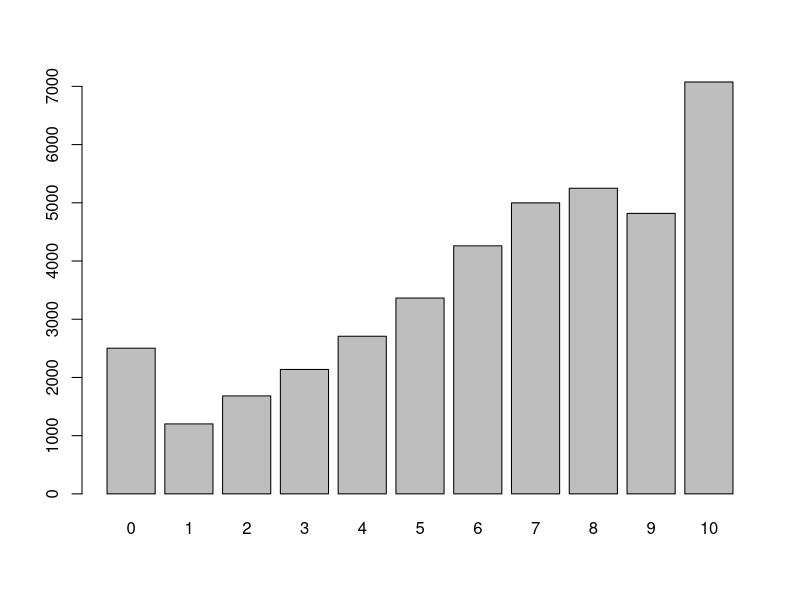
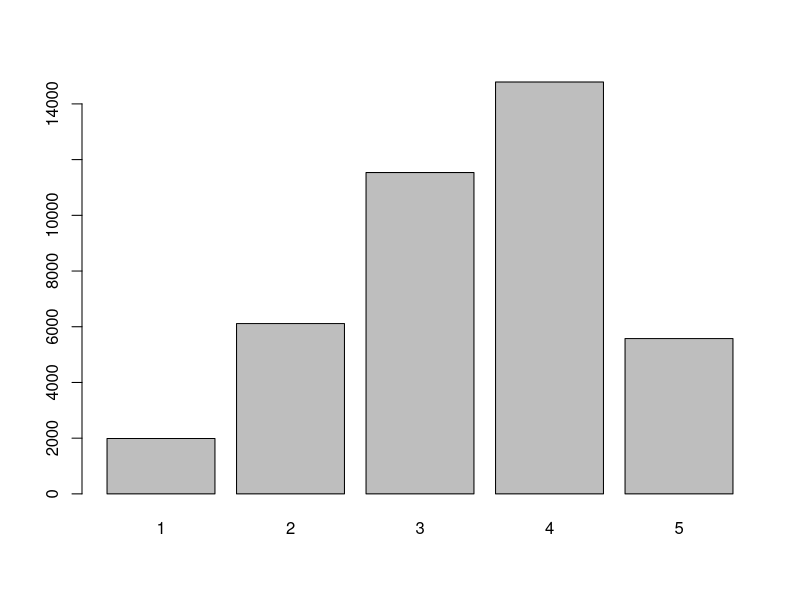
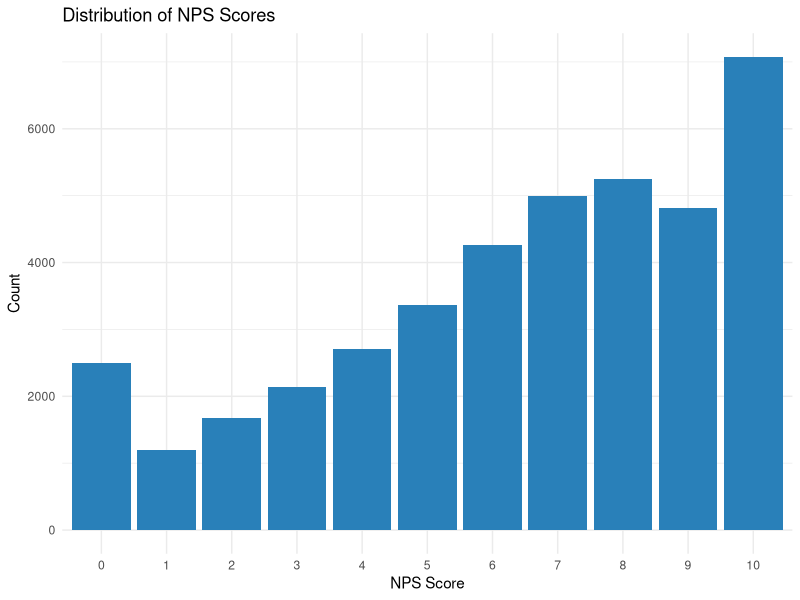
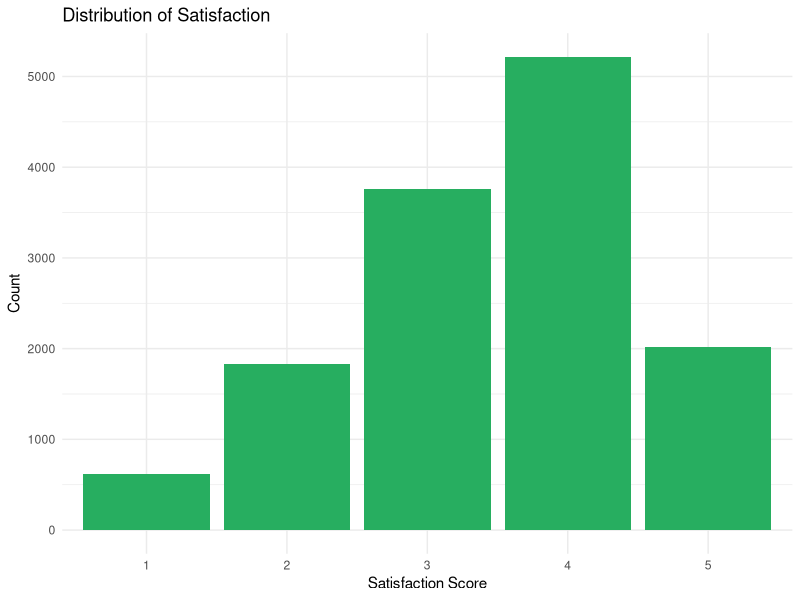
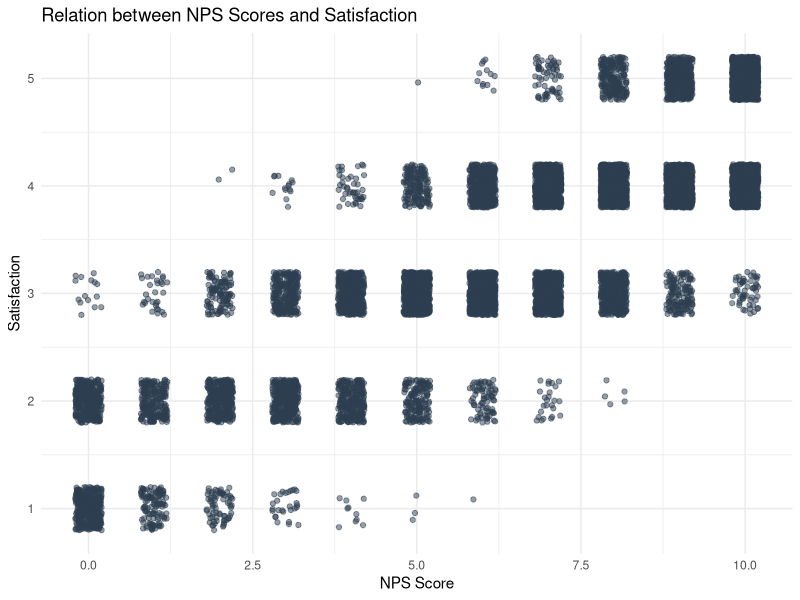

Write the R code that produced these figures, in order.
## ---- chunk 1
library(psych)
library(ggplot2)
library(readxl)#to see the database
library(openxlsx)#to save the database in excel
## ---- chunk 2

set.seed(1000)

data.n <- 5*4*2*1000

data <- data.frame (id = as.factor(c(1:data.n)))


data$age <- round(rlnorm(n=data.n, meanlog= log(40), sdlog=log(1.4)))
data$age [data$age>90] <- 90
data$age [data$age<15] <- 15

data$gender <- factor(sample(c("man", "woman"), prob= c(0.5, 0.5), replace= TRUE, size = data.n))
data$country <- factor(sample(c("Drinkland","Eatland"), prob= c(0.5, 0.5), replace= TRUE, size = data.n))
data$method <- factor(sample(c("chat", "web_form", "email", "phone"), prob= c(0.4, 0.10,0.15, 0.35), replace= TRUE, size = data.n))
data$reason <- factor(sample(c("incorrect_item", "delay", "status","cancellation", "other"), prob= c(0.2, 0.3,0.2,0.1, 0.2), replace= TRUE, size = data.n))
data$open.comment <- rep("bla bla", data.n)


## ---- chunk 3

##For connection complaints
# we set an initial probability of 0.1 of the complaints to appear
con.prob <- rep(0.1,data.n) 
# we set a double probability of connection complains in Drinkland
con.prob [data$country=="Drinkland"] <- con.prob [data$country=="Drinkland"] *2 
#We ensure the probabilities are contained between 0 and 1 (for prevention in further transformations)
con.prob[con.prob>1] <- 1
con.prob[con.prob<0] <- 0
#we create the variable attending the above probabilities for each of our cases
data$complain.connect<- rbinom(n=data.n, size =1, prob=con.prob)
#to check the results are as expected: 
with(data,prop.table(table(complain.connect,country), margin=2))


##For complaints about the speed to respond
# we set an initial probability of 0.05 of the complaints to appear
spr.prob <- rep(0.05,data.n) 
# we set a 6 times higher probability for complains to appear for email
spr.prob [data$method=="email"] <- spr.prob [data$method=="email"] *6 
#We set a 3 times higher probability for complaints to appear for chat and web forms
spr.prob [data$method %in% c("chat", "web_form")] <- spr.prob [data$method %in% c("chat", "web_form")] *3
#We ensure the probabilities are contained between 0 and 1 (for prevention in further transformations)
spr.prob[spr.prob>1] <- 1
spr.prob[spr.prob<0] <- 0
#we create the variable attending the above probabilities for each of our cases
data$complain.sp.respond<- rbinom(n=data.n, size =1, prob=spr.prob)
#to check the results are as expected: 
with(data,prop.table(table(complain.sp.respond,method),margin=2))


##For complaints about the speed to solve
# we set an initial probability of 0.1 of the complaints to appear
sps.prob <- rep(0.1,data.n) 
# we set a 5 times higher probability for contact reasons of incorrect items that are attended by chat
sps.prob [data$method=="chat" & data$reason=="incorrect_item"] <- sps.prob [data$method=="chat" & data$reason=="incorrect_item"] *5
#We ensure the probabilities are contained between 0 and 1 (for prevention in further transformations)
sps.prob[sps.prob>1] <- 1
sps.prob[sps.prob<0] <- 0
#we create the variable attending the above probabilities for each of our cases
data$complain.sp.solve<- rbinom(n=data.n, size =1, prob=sps.prob)
#to check the results are as expected: 
with(data,prop.table(table(complain.sp.solve,reason,method),margin=c(2:3)))

##For complaints about the need to repeat information
# we set an initial probability of 0.02 of the complaints to appear
rp.prob <- rep(0.02,data.n) 
# we set a 10 times higher probability for contact reasons about cancellations
rp.prob [data$reason=="cancellation"] <- rp.prob [data$reason=="cancellation"] *10
#We ensure the probabilities are contained between 0 and 1 (for prevention in further transformations)
rp.prob[rp.prob>1] <- 1
rp.prob[rp.prob<0] <- 0
#we create the variable attending the above probabilities for each of our cases
data$complain.repeat<- rbinom(n=data.n, size =1, prob=rp.prob)
#to check the results are as expected: 
with(data,prop.table(table(complain.repeat,reason),margin=2))

##For other complaints

data$complain.other<- rbinom(n=data.n, size =1, prob=.2)
#to check the results are as expected: 
with(data,prop.table(table(complain.other)))

## ---- chunk 4

#Preliminary distribution in case of no complaints. We use a high mean value
data$nps.score <- rnorm(data.n, mean=9, sd= 2)


#We adjust the scores for the presence of complaints. We are applying fixed penalties to NPS scores based on the presence of complaints (e.g., 3 points if there are connection complaints).While using a binomial distribution could add randomness (and realism), we opt for fixed values to make the relationships easier to interpret. 
data$nps.score <- data$nps.score -
3 * data$complain.connect -
4 * data$complain.sp.respond -
6 * data$complain.sp.solve -
2 * data$complain.repeat -
1 * data$complain.other 

# to limit the values between 0 and 10:
data$nps.score[data$nps.score<0] <- 0
data$nps.score[data$nps.score>10] <- 10 

# to convert to integer values
data$nps.score <- floor (data$nps.score)


#to see the distribution of scores

barplot(table(data$nps.score)) 

with(data,(prop.table(table(data$nps.score))))


## ---- chunk 5
data$nps.segment <- rep(NA_character_, data.n)

data$nps.segment [data$nps.score<=6] <- "detractor"
data$nps.segment [data$nps.score >6 & data$nps.score <9] <- "passive"
data$nps.segment [data$nps.score>=9] <- "promoter"

data$nps.segment <- factor (data$nps.segment)

#to check the results
with(data, prop.table(table(nps.segment)))
## ---- chunk 6

data$satisfaction <- floor(rnorm(data.n, mean = 3, sd=0.5) + 0.9 * (1 + as.numeric(scale(data$nps.score))))

data$satisfaction[data$satisfaction<1] <- 1
data$satisfaction[data$satisfaction>5] <- 5

# To see the distribution
barplot(table(data$satisfaction))
with(data,prop.table(table(satisfaction)))


# To check the correlation with NPS
with(data, cor(nps.score,satisfaction, method="spearman"))


## ---- chunk 7

data$satisfaction[data$country=="Drinkland"]<- NA_real_
data$satisfaction[data$method %in% c("email","web_form")]<- NA_real_


na_randomizer <- sample(c(0,1), size=sum(!is.na(data$satisfaction)), replace=TRUE, prob= c(0.1,0.9))
data$satisfaction[which(!is.na(data$satisfaction))[ na_randomizer==0]]<- NA_real_

#We see the results
summary(data$satisfaction)

## ---- chunk 8
# Distribution of the NPS scores: 

ggplot(data[!is.na(data$nps.score), ], aes(x = factor(nps.score))) +
  geom_bar(fill = "#2980b9") +
  labs(
    title = "Distribution of NPS Scores",
    x = "NPS Score",
    y = "Count"
  ) +
  theme_minimal()

# Distribution of satisfaction scores: 

ggplot(data[!is.na(data$satisfaction), ], aes(x = factor(satisfaction))) +
  geom_bar(fill = "#27ae60") +
  labs(
    title = "Distribution of Satisfaction",
    x = "Satisfaction Score",
    y = "Count"
  ) +
  theme_minimal()
## ---- chunk 9
# create the scatterplot (using the package ggplot 2)
ggplot(na.omit(data[, c("nps.score", "satisfaction")]), aes(x = jitter(nps.score), y = jitter(satisfaction))) +
  geom_point(alpha = 0.5, color = "#2c3e50") +
  labs(
    title = "Relation between NPS Scores and Satisfaction",
    x = "NPS Score",
    y = "Satisfaction"
  ) +
  theme_minimal()


## ---- chunk 10
# The Spearman correlation (using the psych package): 
with(data, corr.test(nps.score, satisfaction, method="spearman", use= "complete.obs"))


## ---- chunk 11

f.heatmap.3f <- function(my.data, my.dv, factor.columns, factor.rows, factor.blocks, my.function){


# Create the list object to keep the results, and an object to index them (starting with 1)
results <- list()
k <- 1


#I obtain the unique levels of the factors
factor.column.levels <- unique(my.data[[factor.columns]])
factor.rows.levels <- unique(my.data[[factor.rows]])
factor.blocks.levels <- unique(my.data[[factor.blocks]])


# 1. Results for a general block that does not desagregate results by the block factor
    
#1.1. First line with totals
#it will contain the value for the whole sample, and this total desagregated by the column factor

##1.1.1 Create the label for specifying we refer to results of the whole sample
row.label.t <- paste0("Total all sample")

##1.1.2. Calculate the total results for the whole sample
if(nrow(my.data)>0){
  total <- my.function(my.data[[my.dv]], na.rm=TRUE)
} else {stop("The dataset is empty")
}

##1.1.3. Calculate the total results for the columns factor
c.total <- sapply(factor.column.levels, function(c){
  c.subset <- my.data[ my.data[[factor.columns]] == c, ]
  my.function(c.subset[[my.dv]], na.rm= TRUE)
})

## 1.1.4. Save the results of this line in a named vector
results[[k]] <- c(group = row.label.t, overall = total, setNames(object= c.total, factor.column.levels) ) 
k <- k+1

# 1.2. Create additional lines for the general block
      #each line will shows results of the whole sample for each level of the row factor
      #and additional columns for that result desagregated by the colums factor 

##1.2.1. Create a loop for each level in the row factor
for (r in factor.rows.levels){
  
  ##1.2.2. Create a label for each line
  row.label.r <- paste0(r)
  
  ##1.2.3. Calculate the total for each level of the row factor
  r.total.subset <- my.data[my.data[[factor.rows]]==r, ]
  r.total <- my.function(r.total.subset[[my.dv]], na.rm=TRUE)
  
  ##1.2.4. Calculate the value for each level in the row factor
  rc.crossed <- sapply(factor.column.levels, function(c){
    rc.crossed.subset <- my.data[my.data[[factor.rows]] == r &
                                   my.data[[factor.columns]] == c
    , ]
    my.function(rc.crossed.subset[[my.dv]], na.rm=TRUE)
  })

  ##1.2.5. We save the results
  results[[k]] <- c(group = row.label.r, overall = r.total, setNames(object=rc.crossed, factor.column.levels))
  k<- k+1
  
} # Close the loop for the levels of the row factor



# 2.Results for each level of the block factor

#2.1. first line with totals
# it will contain the results for the total of the block and that result desagregated by the column factor

# 2.1.1. We create a loop for each block
for (b in factor.blocks.levels){
  
  ## 2.1.2.Label the line to put the result for the block 
  row.label.b <- paste0("Total: ", b)
  
  ## 2.1.3.Calculate the total for the block
  b.subset <- my.data[ my.data[[factor.blocks]]== b, ]
  b.total <- my.function(b.subset[[my.dv]], na.rm=TRUE) 
  
  ## 2.1.4.Calculate the results for the block desagregated by the columns factor
  bc.crossed <- sapply(factor.column.levels, function(c){
    bc.crossed.subset <- my.data [ my.data[[factor.blocks]] == b &
                                     my.data[[factor.columns]] == c, ]
    if(nrow(bc.crossed.subset)>0) {my.function(bc.crossed.subset[[my.dv]], na.rm=TRUE)
      }else{NA_real_}
  }) 
  
  ## 2.1.5. Save the results for the block in a named vector
  results [[k]] <- c(group = row.label.b, overall= b.total, setNames(object=bc.crossed, factor.column.levels))
  k<- k+1 
 
  
      # 2.2. Add the remaining lines corresponding to each block.
      #each line will shows the total results for each level of the row factor within that block, 
      #and that result desagregated by the column factor.     
  
      ## 2.2.1. Create a sub-loop for rows, within the prior loop of blocks 
      for(r in factor.rows.levels){ 
    
        ## 2.2.Label each line specifying the block and row crossed 
        row.label.br <- paste0(b, ": ", r)  
        
        ## 2.3.Obtain the result for the block and row factors crossed 
        br.crossed.subset <- my.data[my.data[[factor.blocks]] == b &
                                      my.data[[factor.rows]] == r
        , ]
        br.crossed <- my.function (br.crossed.subset[[my.dv]], na.rm=TRUE)
  
        ## 2.4. Obtain the result for the cross of the three factors
        all.crossed <- sapply(factor.column.levels, function(c){
        all.crossed.subset <- my.data[my.data[[factor.blocks]] == b & 
                                    my.data[[factor.rows]]==r &
                                    my.data[[factor.columns]] == c, ]
          if (nrow(all.crossed.subset) > 0){my.function(all.crossed.subset[[my.dv]], na.rm =TRUE)}
            else {NA_real_} #
        })
    
        ## 2.5. Save the results of each line in a named vector
        results [[k]] <- c(group= row.label.br, overall = br.crossed, setNames(object=all.crossed, factor.column.levels))
        k <- k+1
        
      } ###close the loop for the rows factor
 
} ### close the loop for the blocks factor


  
# 3. We agregate the results in a dataframe and return the dataframe

results.df <- as.data.frame(do.call(rbind, results), stringsAsFactors = FALSE)

results.df[,-1] <- lapply(results.df[,-1],as.numeric)

return(results.df)
}



## ---- chunk 12

satisfaction.heatmap <- f.heatmap.3f (
  my.data = data,
  my.dv = "satisfaction",
  factor.columns = "method",
  factor.rows = "reason",
  factor.blocks = "country",
  my.function = mean
)

write.xlsx (satisfaction.heatmap, "satisfaction.heatmap.xlsx", colnames = TRUE)

## ---- chunk 13

nps.raw.heatmap <- f.heatmap.3f (
  my.data = data,
  my.dv = "nps.score",
  factor.columns = "method",
  factor.rows = "reason",
  factor.blocks = "country",
  my.function = mean
)

write.xlsx (nps.raw.heatmap, "nps.raw.heatmap.xlsx", colnames = TRUE)

## ---- chunk 14

f.nps.cat <- function (my.nps.vector, na.rm=TRUE){ # my.nps.vector is a numeric vector of raw NPS scores. It can contain NAs
  
  vector.c <- my.nps.vector[!is.na(my.nps.vector)] # vector clean of NAs
  
  # error messages if sample size = 0 or if there are scores out of the typical range of nps raw scores:
  if(length(vector.c) == 0) {stop("error: no available nps raw scores")} 
  if(length(vector.c[vector.c > 10]) > 0) {stop("error: scores higher than 10 in the nps raw scores")} 
  if(length(vector.c[vector.c < 0]) > 0) {stop("error: scores lower than 0 in the nps raw scores")} 
  
  #warning if sample size is below 70
  if(length(vector.c) < 70) {warning("few scores available for calculation (n<70)")} 
  
  n <- length(vector.c) # sample size (without missing data)
  prop.promoters <- (length(vector.c[vector.c>=9]))/n # proportion of promoters
  prop.detractors <- (length(vector.c[vector.c<=6]))/n #proportion of detractors
  nps.cat <- (prop.promoters - prop.detractors)*100 # nps score in categorical terms
  
  return (nps.cat) #returns nps in categorical terms
}

#Check if it is working as expected

f.nps.cat(data$nps.score)
with(data, prop.table(table(nps.segment)))

## ---- chunk 15

nps.cat.heatmap <- f.heatmap.3f (
  my.data = data,
  my.dv = "nps.score",
  factor.columns = "method",
  factor.rows = "reason",
  factor.blocks = "country",
  my.function = f.nps.cat
)

write.xlsx (nps.cat.heatmap, "nps.cat.heatmap.xlsx", colnames = TRUE)

## ---- chunk 16
# Optional: Examine the distribution of our current data across the key factors.
with(data, table(method, reason, country))



#  --- Define a Function to perform stratified sampling ---
# This function takes the desired number of samples per group (my.n),
# the original dataset (my.data), and the names of the three factor columns
# (my.factor1, my.factor2, my.factor3) as character strings.

f.sample.3f <- function(my.n, my.data, my.factor1, my.factor2, my.factor3){
  
  # Input validation: Ensure factor names are passed as character strings.
  if (!is.character(my.factor1) || !is.character(my.factor2) || !is.character(my.factor3)) {
    stop("The factors have to be character chains, with names within quotation marks.")
  }
  
  # Initialize an empty list to store the sampled subsets from each stratum.
  results <- list() 
  
  # Initialize a counter for indexing elements in the 'results' list.
  k <- 1 
  
  # Iterate through each unique level of the first factor.
  for (i in unique(my.data[[my.factor1]])){
    # Within each level of the first factor, iterate through unique levels of the second factor.
    for(j in unique(my.data[[my.factor2]])){
      # Within each combination of the first two factors, iterate through unique levels of the third factor.
      for (q in unique (my.data[[my.factor3]])){
        
        # Filter the original dataframe to get the subset of data
        current.subset <- my.data[my.data[[my.factor1]] == i & 
                                  my.data[[my.factor2]] == j & 
                                  my.data[[my.factor3]] == q, ]
          
        # Get the number of rows (cases) in the current subset.
        current_rows <- nrow(current.subset)
          
        # Sampling logic based on the size of the current group:
        if(current_rows == 0){
          # If the group has no cases, issue an informative warning and go to the next loop
          warning(paste0("The group (", my.factor1, "=", i, ", ", my.factor2, "=", j, ", ", 
                         my.factor3, "=", q, ") has no cases."))
          next 
        } else if (current_rows >= my.n){
          # If the group has  equal to or greater cases than the desired n, we take a random sample:
          current.subset <- current.subset[sample(current_rows, my.n), ]
        } else if (current_rows < my.n) {
          # If the group has fewer cases than desired n, include all available cases, with a warning.
          warning(paste0("The group (", my.factor1, "=", i, ", ", my.factor2, "=", j, ", ", 
                         my.factor3, "=", q, ") has less cases than the expected n. All available cases will be included."))
        }
          
        # Add the processed subset (either sampled or full) to our list of results.
        results[[k]] <- current.subset
        # Increment the counter for the next element in the list.
        k <- k+1
          
      } # End of the third factor (q) loop
    } # End of the second factor (j) loop
  } # End of the first factor (i) loop

  # Final check: If the 'results' list is empty after all loops,
  # it means no groups could be sampled (e.g., all were empty).
  # In this case, return an empty dataframe.
  if (length(results) == 0) {
    message("No groups met the sampling criteria or all groups were empty. Returning an empty data frame.")
    return(data.frame())
  }
  
  # Combine all dataframes from the 'results' list into a single dataframe.
  # do.call(rbind, ...) is an efficient way to achieve this.
  sample.df <- do.call(rbind, results)
  
  # Return the final sampled dataframe.
  return(sample.df)
}


# --- Execute the Sampling Function ---

data.complaints <- f.sample.3f(
  my.n = 100,             # Desired number of cases per stratum
  my.data = data,         # Your input dataframe
  my.factor1 = "method",  # Column name for the first factor (as a character string)
  my.factor2 = "reason",  # Column name for the second factor (as a character string)
  my.factor3 = "country"  # Column name for the third factor (as a character string)
)


# Optional: examine the distribution of our sample across the key factors.
with(data.complaints, table(method, reason, country))
summary(data.complaints)

